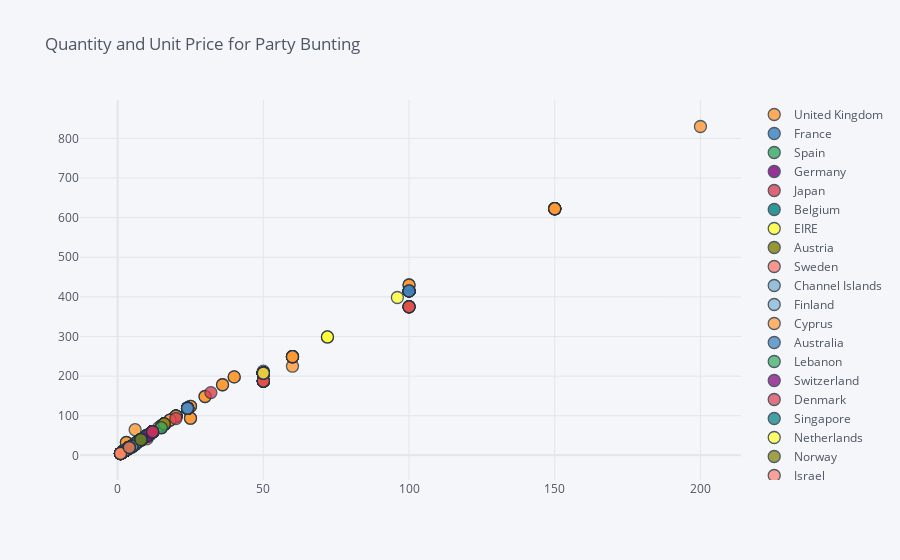

This figure's notebook cell:
### Markdown cell above
## 3. Create an interactive scatter plot showing the relationship between average quantity (x-axis) and average unit price (y-axis) for the product PARTY BUNTING with the plot points color-coded by country (categories).

### Code cell
df = data[data['Description'].str.contains('PARTY BUNTING')]
df.groupby(['Country']).agg({'Quantity':'mean', 'Revenue':'mean'})
df.iplot(kind='scatter', x='Quantity', y='Revenue', title='Quantity and Unit Price for Party Bunting', mode='markers', text='Country',categories='Country')

### Figure 1 — Plotly figure (JSON) as saved in the notebook; plotly's stock layout.template omitted (floating-point values rounded to 4 significant figures; data arrays with more than 128 entries replaced by an {"elided": "..."} marker saying what was removed)
{"data": [{"marker": {"color": "rgba(255, 153, 51, 1.0)", "line": {"width": 1.3}, "opacity": 0.8, "size": 12, "symbol": "circle"}, "mode": "markers", "name": "United Kingdom", "text": {"elided": "1607 str values"}, "textfont": {"color": "#4D5663"}, "x": {"elided": "1607 int values"}, "y": {"elided": "1607 float values"}, "type": "scatter"}, {"marker": {"color": "rgba(55, 128, 191, 1.0)", "line": {"width": 1.3}, "opacity": 0.8, "size": 12, "symbol": "circle"}, "mode": "markers", "name": "France", "text": ["France", "France", "France", "France", "France", "France", "France", "France", "France", "France", "France", "France", "France", "France", "France", "France", "France", "France", "France", "France", "France", "France", "France", "France", "France"], "textfont": {"color": "#4D5663"}, "x": [5, 10, 4, 5, 5, 10, 12, 2, 12, 4, 4, 4, 4, 12, 8, 4, 4, 4, 4, 4, 4, 4, 4, 4, 8], "y": [23.25, 49.5, 19.8, 23.25, 23.25, 49.5, 59.4, 9.9, 59.4, 19.8, 19.8, 19.8, 19.8, 59.4, 39.6, 19.8, 19.8, 19.8, 19.8, 19.8, 19.8, 19.8, 19.8, 19.8, 39.6], "type": "scatter"}, {"marker": {"color": "rgba(50, 171, 96, 1.0)", "line": {"width": 1.3}, "opacity": 0.8, "size": 12, "symbol": "circle"}, "mode": "markers", "name": "Spain", "text": ["Spain", "Spain", "Spain", "Spain", "Spain", "Spain", "Spain", "Spain", "Spain", "Spain", "Spain"], "textfont": {"color": "#4D5663"}, "x": [4, 4, 3, 1, 5, 5, 8, 4, 3, 4, 8], "y": [18.6, 19.8, 14.85, 4.65, 23.25, 23.25, 39.6, 19.8, 14.85, 19.8, 39.6], "type": "scatter"}, {"marker": {"color": "rgba(128, 0, 128, 1.0)", "line": {"width": 1.3}, "opacity": 0.8, "size": 12, "symbol": "circle"}, "mode": "markers", "name": "Germany", "text": ["Germany", "Germany", "Germany", "Germany", "Germany", "Germany"], "textfont": {"color": "#4D5663"}, "x": [5, 10, 4, 4, 8, 8], "y": [23.25, 46.5, 19.8, 19.8, 39.6, 39.6], "type": "scatter"}, {"marker": {"color": "rgba(219, 64, 82, 1.0)", "line": {"width": 1.3}, "opacity": 0.8, "size": 12, "symbol": "circle"}, "mode": "markers", "name": "Japan", "text": ["Japan", "Japan", "Japan", "Japan", "Japan"], "textfont": {"color": "#4D5663"}, "x": [50, 32, 20, 100, 50], "y": [187.5, 158.4, 93.0, 375.0, 207.5], "type": "scatter"}, {"marker": {"color": "rgba(0, 128, 128, 1.0)", "line": {"width": 1.3}, "opacity": 0.8, "size": 12, "symbol": "circle"}, "mode": "markers", "name": "Belgium", "text": ["Belgium", "Belgium", "Belgium"], "textfont": {"color": "#4D5663"}, "x": [4, 4, 4], "y": [19.8, 19.8, 19.8], "type": "scatter"}, {"marker": {"color": "rgba(255, 255, 51, 1.0)", "line": {"width": 1.3}, "opacity": 0.8, "size": 12, "symbol": "circle"}, "mode": "markers", "name": "EIRE", "text": ["EIRE", "EIRE", "EIRE", "EIRE", "EIRE", "EIRE", "EIRE", "EIRE", "EIRE", "EIRE", "EIRE", "EIRE", "EIRE", "EIRE", "EIRE", "EIRE", "EIRE", "EIRE", "EIRE", "EIRE", "EIRE", "EIRE"], "textfont": {"color": "#4D5663"}, "x": [4, 4, 4, 4, 50, 4, 8, 50, 4, 72, 4, 72, 4, 3, 4, 4, 4, 8, 4, 4, 96, 4], "y": [19.8, 19.8, 19.8, 19.8, 207.5, 19.8, 39.6, 207.5, 19.8, 298.8, 19.8, 298.8, 19.8, 14.85, 19.8, 19.8, 19.8, 39.6, 19.8, 19.8, 398.4, 19.8], "type": "scatter"}, {"marker": {"color": "rgba(128, 128, 0, 1.0)", "line": {"width": 1.3}, "opacity": 0.8, "size": 12, "symbol": "circle"}, "mode": "markers", "name": "Austria", "text": ["Austria", "Austria"], "textfont": {"color": "#4D5663"}, "x": [16, 8], "y": [79.2, 39.6], "type": "scatter"}, {"marker": {"color": "rgba(251, 128, 114, 1.0)", "line": {"width": 1.3}, "opacity": 0.8, "size": 12, "symbol": "circle"}, "mode": "markers", "name": "Sweden", "text": ["Sweden"], "textfont": {"color": "#4D5663"}, "x": [4], "y": [19.8], "type": "scatter"}, {"marker": {"color": "rgba(128, 177, 211, 1.0)", "line": {"width": 1.3}, "opacity": 0.8, "size": 12, "symbol": "circle"}, "mode": "markers", "name": "Channel Islands", "text": ["Channel Islands", "Channel Islands", "Channel Islands", "Channel Islands"], "textfont": {"color": "#4D5663"}, "x": [12, 12, 4, 24], "y": [59.4, 59.4, 19.8, 118.8], "type": "scatter"}, {"marker": {"color": "rgba(128, 177, 211, 0.8999999999999999)", "line": {"width": 1.3}, "opacity": 0.8, "size": 12, "symbol": "circle"}, "mode": "markers", "name": "Finland", "text": ["Finland", "Finland", "Finland"], "textfont": {"color": "#4D5663"}, "x": [8, 4, 8], "y": [39.6, 19.8, 39.6], "type": "scatter"}, {"marker": {"color": "rgba(255, 153, 51, 0.8999999999999999)", "line": {"width": 1.3}, "opacity": 0.8, "size": 12, "symbol": "circle"}, "mode": "markers", "name": "Cyprus", "text": ["Cyprus", "Cyprus", "Cyprus"], "textfont": {"color": "#4D5663"}, "x": [1, 5, 1], "y": [4.65, 23.25, 4.95], "type": "scatter"}, {"marker": {"color": "rgba(55, 128, 191, 0.8999999999999999)", "line": {"width": 1.3}, "opacity": 0.8, "size": 12, "symbol": "circle"}, "mode": "markers", "name": "Australia", "text": ["Australia", "Australia", "Australia", "Australia", "Australia", "Australia", "Australia", "Australia"], "textfont": {"color": "#4D5663"}, "x": [5, 4, 12, 100, 24, 8, 100, 12], "y": [23.25, 19.8, 59.4, 415.0, 118.8, 39.6, 415.0, 59.4], "type": "scatter"}, {"marker": {"color": "rgba(50, 171, 96, 0.8999999999999999)", "line": {"width": 1.3}, "opacity": 0.8, "size": 12, "symbol": "circle"}, "mode": "markers", "name": "Lebanon", "text": ["Lebanon"], "textfont": {"color": "#4D5663"}, "x": [15], "y": [69.75], "type": "scatter"}, {"marker": {"color": "rgba(128, 0, 128, 0.8999999999999999)", "line": {"width": 1.3}, "opacity": 0.8, "size": 12, "symbol": "circle"}, "mode": "markers", "name": "Switzerland", "text": ["Switzerland", "Switzerland", "Switzerland", "Switzerland", "Switzerland"], "textfont": {"color": "#4D5663"}, "x": [8, 4, 12, 50, 12], "y": [39.6, 19.8, 59.4, 207.5, 59.4], "type": "scatter"}, {"marker": {"color": "rgba(219, 64, 82, 0.8999999999999999)", "line": {"width": 1.3}, "opacity": 0.8, "size": 12, "symbol": "circle"}, "mode": "markers", "name": "Denmark", "text": ["Denmark"], "textfont": {"color": "#4D5663"}, "x": [12], "y": [59.4], "type": "scatter"}, {"marker": {"color": "rgba(0, 128, 128, 0.8999999999999999)", "line": {"width": 1.3}, "opacity": 0.8, "size": 12, "symbol": "circle"}, "mode": "markers", "name": "Singapore", "text": ["Singapore"], "textfont": {"color": "#4D5663"}, "x": [8], "y": [39.6], "type": "scatter"}, {"marker": {"color": "rgba(255, 255, 51, 0.8999999999999999)", "line": {"width": 1.3}, "opacity": 0.8, "size": 12, "symbol": "circle"}, "mode": "markers", "name": "Netherlands", "text": ["Netherlands"], "textfont": {"color": "#4D5663"}, "x": [50], "y": [207.5], "type": "scatter"}, {"marker": {"color": "rgba(128, 128, 0, 0.8999999999999999)", "line": {"width": 1.3}, "opacity": 0.8, "size": 12, "symbol": "circle"}, "mode": "markers", "name": "Norway", "text": ["Norway", "Norway"], "textfont": {"color": "#4D5663"}, "x": [4, 8], "y": [19.8, 39.6], "type": "scatter"}, {"marker": {"color": "rgba(251, 128, 114, 0.8999999999999999)", "line": {"width": 1.3}, "opacity": 0.8, "size": 12, "symbol": "circle"}, "mode": "markers", "name": "Israel", "text": ["Israel"], "textfont": {"color": "#4D5663"}, "x": [1], "y": [4.95], "type": "scatter"}, {"marker": {"color": "rgba(251, 128, 114, 0.7999999999999998)", "line": {"width": 1.3}, "opacity": 0.8, "size": 12, "symbol": "circle"}, "mode": "markers", "name": "South Africa", "text": ["South Africa"], "textfont": {"color": "#4D5663"}, "x": [4], "y": [19.8], "type": "scatter"}], "layout": {"legend": {"bgcolor": "#F5F6F9", "font": {"color": "#4D5663"}}, "paper_bgcolor": "#F5F6F9", "plot_bgcolor": "#F5F6F9", "title": {"font": {"color": "#4D5663"}, "text": "Quantity and Unit Price for Party Bunting"}, "xaxis": {"gridcolor": "#E1E5ED", "showgrid": true, "tickfont": {"color": "#4D5663"}, "title": {"font": {"color": "#4D5663"}, "text": ""}, "zerolinecolor": "#E1E5ED"}, "yaxis": {"gridcolor": "#E1E5ED", "showgrid": true, "tickfont": {"color": "#4D5663"}, "title": {"font": {"color": "#4D5663"}, "text": ""}, "zerolinecolor": "#E1E5ED"}}}
